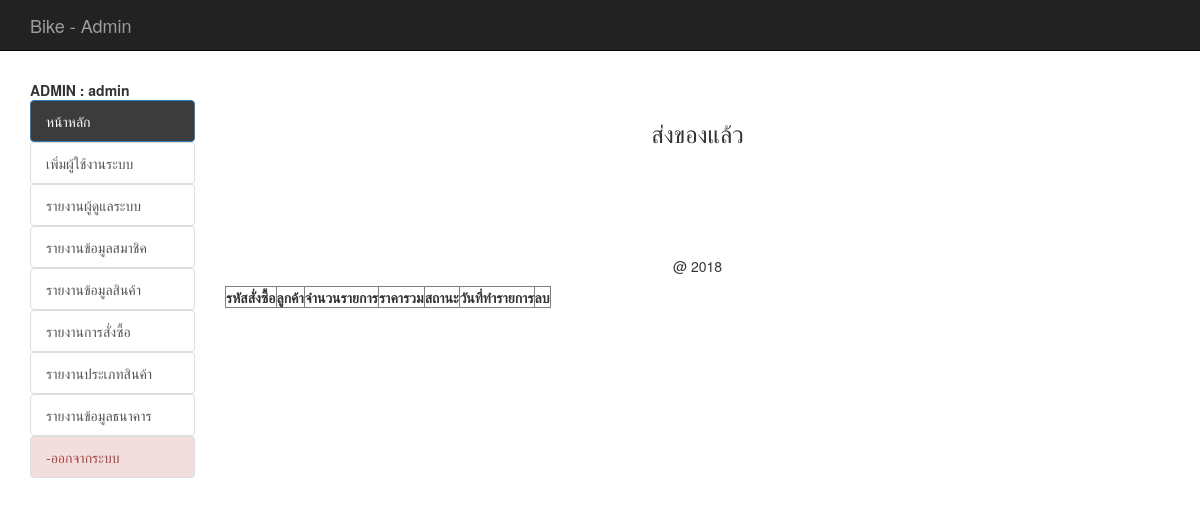
Before: /backend/index.php?act=show-post (signed in) with the older database file.
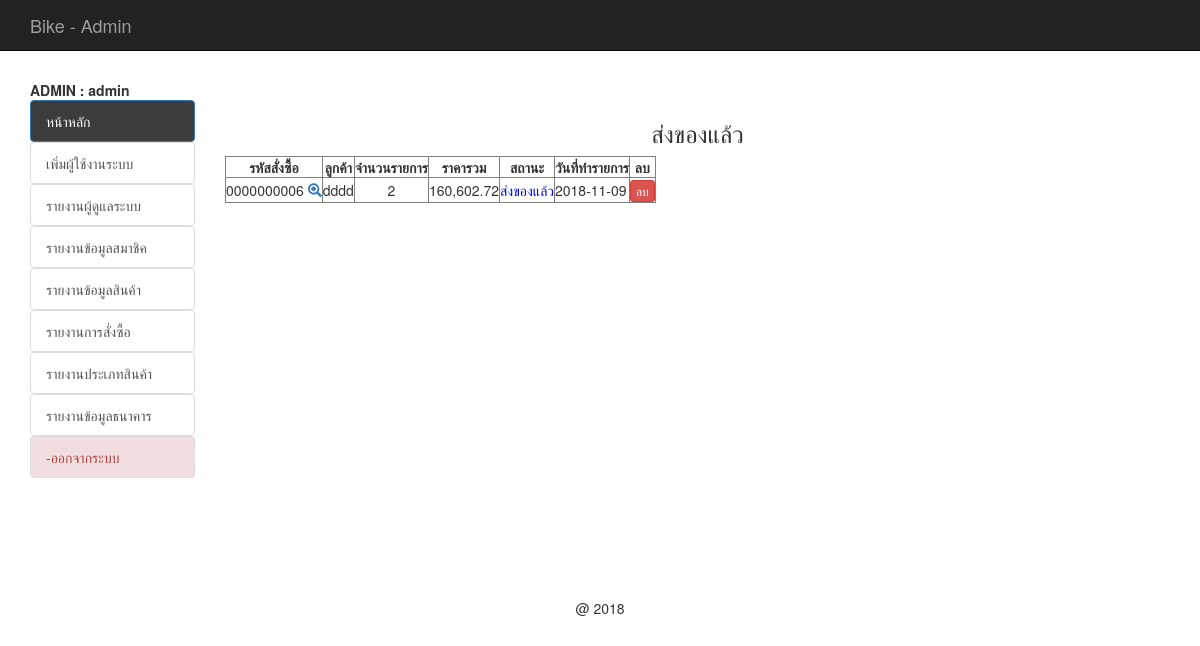
After: the same page with the newer database file.
### tables this page shows
CREATE TABLE `tbl_order` (
  `order_id` int(10) UNSIGNED ZEROFILL NOT NULL,
  `mem_id` int(11) NOT NULL,
  `name` varchar(100) NOT NULL,
  `address` varchar(500) NOT NULL,
  `email` varchar(100) NOT NULL,
  `phone` varchar(10) NOT NULL,
  `order_status` int(1) NOT NULL,
  `pay_slip` varchar(200) DEFAULT NULL,
  `b_name` varchar(100) DEFAULT NULL,
  `b_number` varchar(200) DEFAULT NULL,
  `pay_date` date DEFAULT NULL,
  `pay_amount` float(10,2) DEFAULT NULL,
  `postcode` varchar(30) DEFAULT NULL,
  `order_date` date NOT NULL
);

### backend/mm.php (called while the page is built, shortened)
<?php
if (!function_exists("GetSQLValueString")) {
function GetSQLValueString($theValue, $theType, $theDefinedValue = "", $theNotDefinedValue = "")
{
  $theValue = function_exists("mysql_real_escape_string") ? mysql_real_escape_string($theValue) : mysql_escape_string($theValue);
  switch ($theType) {
    case "text":
      $theValue = ($theValue != "") ? "'" . $theValue . "'" : "NULL";
      break;
    case "long":
    case "int":
      $theValue = ($theValue != "") ? intval($theValue) : "NULL";
      break;
  }
  return $theValue;
}
}
?>

### backend/show_cart_post.php (the view, shortened to what this page needs)
<?php require_once('../Connections/condb.php'); ?>
<?php
$query_mycart = sprintf("SELECT o.order_id as oid, o.mem_id, o.order_status, o.order_date, o.name , d.order_id , count(d.order_id) as coid , SUM(d.total) as ctotal FROM tbl_order as o, tbl_order_detail as d WHERE o.order_id = d.order_id AND o.order_status = 3 GROUP BY o.order_id ORDER BY o.order_id DESC " , GetSQLValueString($colname_mycart , "int"));
$mycart = mysql_query($query_mycart , $condb) or die(mysql_error());
$row_mycart = mysql_fetch_assoc($mycart);
$totalRows_mycart = mysql_num_rows($mycart);
?>
<h3 align="center">ส่งของแล้ว</h3>
<table id="example" class="display" cellspacing="0" border="1">
	<thead>
		<tr>
			<th>รหัสสั่งซื้อ</th>
			<th>ลูกค้า</th>
			<th>จำนวนรายการ</th>
			<th>ราคารวม</th>
			<th>สถานะ</th>
			<th>วันที่ทำรายการ</th>
			<th> <center> ลบ </center></th>
		</tr>
	</thead>
	<?php if ($totalRows_mycart > 0) { ?>
		<?php do { ?>
			<tr>
				<td>
					<?php echo $row_mycart['oid'];?>
					<span id="hp">
						<a href="index.php?order_id=<?php echo $row_mycart['oid'];?>&act=show-order">
							<span class="glyphicon glyphicon-zoom-in"></span>
						</a>
					</span>
				</td>
				<td align="center">
					<?php echo $row_mycart['name'];?>
				</td>
				<td align="center">
					<?php echo $row_mycart['coid'];?>
				</td>
				<td align="center">
					<?php echo number_format($row_mycart['ctotal'],2);?>
				</td>
				<td align="center">
					<font color="red">
						<?php $status = $row_mycart['order_status'];
						include('status.php');
						?>
					</font>
				</td>
				<td> <?php echo $row_mycart['order_date'];?></td>
				<td><center>
					<a href="del_order.php?order_id=<?php echo $row_mycart['oid'];?>&order_status=5" class="btn btn-danger btn-xs" onClick="return confirm('ยืนยันการลบ');">
					ลบ </a></center>
				</td>
			</tr>
		<?php } while ($row_mycart = mysql_fetch_assoc($mycart)); ?>
	</table>
	<?php
}
?>

### backend/status.php
<?php
if ($status == 1) {
	echo "<font color='red'>";
	echo "รอชำระเงิน";
	echo "</font>";
}elseif ($status == 4) {
	echo "<font color='green'>";
	echo "ชำระเงินแล้ว";
	echo "</font>";
}elseif ($status == 3) {
	echo "<font color='blue'>";
	echo "ส่งของแล้ว";
	echo "</font>";
}elseif ($status == 2) {
	echo "<font color='#E7AE0A'>";
	echo "รอตรวจสอบ";
	echo "</font>";
}elseif ($status == 5) {
	echo "<font color='#F54823'>";
	echo "ยกเลิกคำสั่งซื้อ";
	echo "</font>";
}
?>

Changed rows visible on the page:
added tbl_order: order_id "0000000006", name "dddd", coid "2", ctotal "160,602.72", order_status "ส่งของแล้ว", order_date "2018-11-09"
